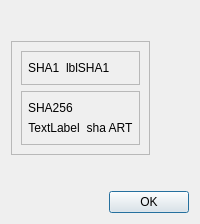
<?xml version="1.0" encoding="UTF-8"?>
<ui version="4.0">
 <class>FingerprintDialog</class>
 <widget class="QDialog" name="FingerprintDialog">
  <layout class="QVBoxLayout" name="_2">
   <item>
    <widget class="QLabel" name="lblBody">
     <property name="sizePolicy">
      <sizepolicy hsizetype="Preferred" vsizetype="Maximum">
       <horstretch>0</horstretch>
       <verstretch>0</verstretch>
      </sizepolicy>
     </property>
     <property name="text">
      <string/>
     </property>
     <property name="wordWrap">
      <bool>true</bool>
     </property>
     <property name="buddy">
      <cstring>sha256Frame</cstring>
     </property>
    </widget>
   </item>
   <item>
    <spacer name="verticalSpacer">
     <property name="orientation">
      <enum>Qt::Orientation::Vertical</enum>
     </property>
     <property name="sizeType">
      <enum>QSizePolicy::Policy::Fixed</enum>
     </property>
     <property name="sizeHint" stdset="0">
      <size>
       <width>20</width>
       <height>10</height>
      </size>
     </property>
    </spacer>
   </item>
   <item>
    <widget class="QFrame" name="frame">
     <property name="sizePolicy">
      <sizepolicy hsizetype="Maximum" vsizetype="Maximum">
       <horstretch>0</horstretch>
       <verstretch>0</verstretch>
      </sizepolicy>
     </property>
     <property name="frameShape">
      <enum>QFrame::Shape::StyledPanel</enum>
     </property>
     <property name="frameShadow">
      <enum>QFrame::Shadow::Sunken</enum>
     </property>
     <layout class="QVBoxLayout" name="_3">
      <item>
       <widget class="QFrame" name="sha1Frame">
        <property name="sizePolicy">
         <sizepolicy hsizetype="Preferred" vsizetype="Maximum">
          <horstretch>0</horstretch>
          <verstretch>0</verstretch>
         </sizepolicy>
        </property>
        <property name="frameShape">
         <enum>QFrame::Shape::StyledPanel</enum>
        </property>
        <property name="frameShadow">
         <enum>QFrame::Shadow::Sunken</enum>
        </property>
        <layout class="QHBoxLayout" name="_4">
         <property name="leftMargin">
          <number>6</number>
         </property>
         <property name="rightMargin">
          <number>6</number>
         </property>
         <item>
          <widget class="QLabel" name="label_2">
           <property name="sizePolicy">
            <sizepolicy hsizetype="Maximum" vsizetype="Maximum">
             <horstretch>0</horstretch>
             <verstretch>0</verstretch>
            </sizepolicy>
           </property>
           <property name="text">
            <string>SHA1</string>
           </property>
          </widget>
         </item>
         <item>
          <widget class="QLabel" name="lblSHA1">
           <property name="sizePolicy">
            <sizepolicy hsizetype="Preferred" vsizetype="Maximum">
             <horstretch>0</horstretch>
             <verstretch>0</verstretch>
            </sizepolicy>
           </property>
           <property name="text">
            <string>lblSHA1</string>
           </property>
           <property name="textInteractionFlags">
            <set>Qt::TextInteractionFlag::LinksAccessibleByMouse|Qt::TextInteractionFlag::TextSelectableByMouse</set>
           </property>
          </widget>
         </item>
        </layout>
       </widget>
      </item>
      <item>
       <widget class="QFrame" name="sha256Frame">
        <property name="sizePolicy">
         <sizepolicy hsizetype="Preferred" vsizetype="Maximum">
          <horstretch>0</horstretch>
          <verstretch>0</verstretch>
         </sizepolicy>
        </property>
        <property name="frameShape">
         <enum>QFrame::Shape::StyledPanel</enum>
        </property>
        <property name="frameShadow">
         <enum>QFrame::Shadow::Sunken</enum>
        </property>
        <layout class="QVBoxLayout" name="_5">
         <property name="leftMargin">
          <number>6</number>
         </property>
         <property name="rightMargin">
          <number>6</number>
         </property>
         <item>
          <widget class="QLabel" name="label_4">
           <property name="sizePolicy">
            <sizepolicy hsizetype="Preferred" vsizetype="Maximum">
             <horstretch>0</horstretch>
             <verstretch>0</verstretch>
            </sizepolicy>
           </property>
           <property name="text">
            <string>SHA256</string>
           </property>
          </widget>
         </item>
         <item>
          <layout class="QHBoxLayout" name="horizontalLayout">
           <item>
            <widget class="QLabel" name="lblSHA256">
             <property name="text">
              <string>TextLabel</string>
             </property>
             <property name="alignment">
              <set>Qt::AlignmentFlag::AlignHCenter|Qt::AlignmentFlag::AlignTop</set>
             </property>
             <property name="textInteractionFlags">
              <set>Qt::TextInteractionFlag::LinksAccessibleByMouse|Qt::TextInteractionFlag::TextSelectableByMouse</set>
             </property>
            </widget>
           </item>
           <item>
            <widget class="QLabel" name="lblSha256Art">
             <property name="text">
              <string>sha ART</string>
             </property>
             <property name="alignment">
              <set>Qt::AlignmentFlag::AlignCenter</set>
             </property>
             <property name="textInteractionFlags">
              <set>Qt::TextInteractionFlag::LinksAccessibleByMouse|Qt::TextInteractionFlag::TextSelectableByMouse</set>
             </property>
            </widget>
           </item>
          </layout>
         </item>
        </layout>
       </widget>
      </item>
     </layout>
    </widget>
   </item>
   <item>
    <spacer name="verticalSpacer_2">
     <property name="orientation">
      <enum>Qt::Orientation::Vertical</enum>
     </property>
     <property name="sizeType">
      <enum>QSizePolicy::Policy::Fixed</enum>
     </property>
     <property name="sizeHint" stdset="0">
      <size>
       <width>20</width>
       <height>10</height>
      </size>
     </property>
    </spacer>
   </item>
   <item>
    <widget class="QLabel" name="lblFooter">
     <property name="sizePolicy">
      <sizepolicy hsizetype="Preferred" vsizetype="Maximum">
       <horstretch>0</horstretch>
       <verstretch>0</verstretch>
      </sizepolicy>
     </property>
     <property name="text">
      <string/>
     </property>
     <property name="wordWrap">
      <bool>true</bool>
     </property>
    </widget>
   </item>
   <item>
    <widget class="QDialogButtonBox" name="buttonBox">
     <property name="standardButtons">
      <set>QDialogButtonBox::StandardButton::Ok</set>
     </property>
    </widget>
   </item>
  </layout>
 </widget>
 <resources/>
 <connections>
  <connection>
   <sender>buttonBox</sender>
   <signal>rejected()</signal>
   <receiver>FingerprintDialog</receiver>
   <slot>reject()</slot>
   <hints>
    <hint type="sourcelabel">
     <x>316</x>
     <y>260</y>
    </hint>
    <hint type="destinationlabel">
     <x>286</x>
     <y>274</y>
    </hint>
   </hints>
  </connection>
  <connection>
   <sender>buttonBox</sender>
   <signal>accepted()</signal>
   <receiver>FingerprintDialog</receiver>
   <slot>accept()</slot>
   <hints>
    <hint type="sourcelabel">
     <x>248</x>
     <y>254</y>
    </hint>
    <hint type="destinationlabel">
     <x>157</x>
     <y>274</y>
    </hint>
   </hints>
  </connection>
 </connections>
</ui>
